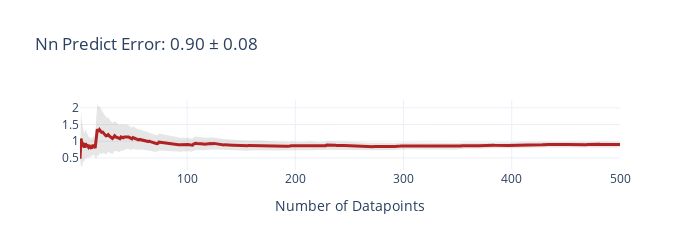
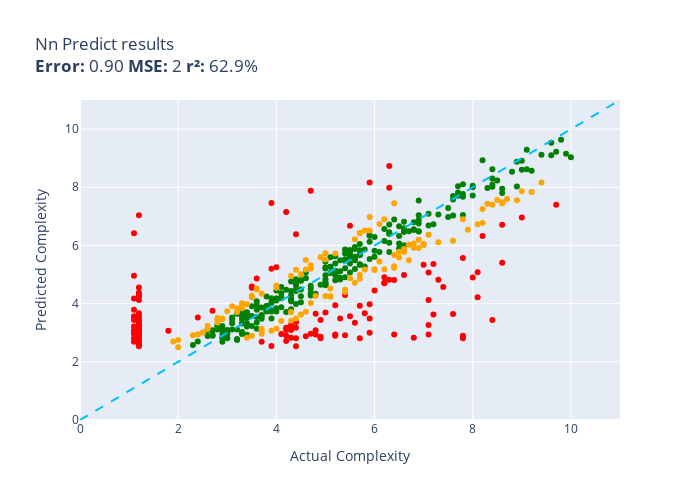

The code cell stored with these charts, in order, in its notebook:
### Code cell
def nn_predict(item):
  return nn_agent.predict(item)

evaluate(nn_predict, test)

### Figure 1 — Plotly figure (JSON) as saved in the notebook; plotly's stock layout.template omitted (floating-point values rounded to 4 significant figures; data arrays with more than 128 entries replaced by an {"elided": "..."} marker saying what was removed)
{"data": [{"fill": "toself", "fillcolor": "rgba(128,128,128,0.2)", "hoverinfo": "skip", "line": {"color": "rgba(255,255,255,0)"}, "name": "95% CI", "showlegend": false, "type": "scatter", "x": {"elided": "1000 int values"}, "y": {"elided": "1000 float values"}}, {"customdata": {"elided": "500x1 float values"}, "hovertemplate": "n=%{x}<br>Avg Error=%{y:,.2f}<br>±95% CI=%{customdata[0]:,.2f}<extra></extra>", "line": {"color": "firebrick", "width": 3}, "mode": "lines", "name": "Cumulative Avg Error", "type": "scatter", "x": {"elided": "500 int values"}, "y": {"elided": "500 float values"}}], "layout": {"height": 250, "showlegend": false, "title": {"text": "Nn Predict Error: 0.90 ± 0.08"}, "width": 700, "xaxis": {"title": {"text": "Number of Datapoints"}}}}

### Figure 2 — Plotly figure (JSON) as saved in the notebook; plotly's stock layout.template omitted (floating-point values rounded to 4 significant figures; data arrays with more than 128 entries replaced by an {"elided": "..."} marker saying what was removed)
{"data": [{"customdata": {"elided": "249x1 str values"}, "hovertemplate": "%{customdata[0]}<extra></extra>", "legendgroup": "green", "marker": {"color": "green", "size": 6, "symbol": "circle"}, "mode": "markers", "name": "green", "orientation": "v", "showlegend": true, "type": "scatter", "x": {"elided": "249 float values"}, "xaxis": "x", "y": {"elided": "249 float values"}, "yaxis": "y"}, {"customdata": {"elided": "137x1 str values"}, "hovertemplate": "%{customdata[0]}<extra></extra>", "legendgroup": "red", "marker": {"color": "red", "size": 6, "symbol": "circle"}, "mode": "markers", "name": "red", "orientation": "v", "showlegend": true, "type": "scatter", "x": {"elided": "137 float values"}, "xaxis": "x", "y": {"elided": "137 float values"}, "yaxis": "y"}, {"customdata": [["(function (propagate) {\n            // P...<br>Guess=6.1 Actual=7.0"], ["const functionEntry = (name) => {\n      ...<br>Guess=3.5 Actual=4.4"], ["(function(obj) {\n        var pruned = {}...<br>Guess=2.9 Actual=2.4"], ["(function (out) {\n            var cfg = ...<br>Guess=6.2 Actual=7.6"], ["const bintooctoutput = (bin) => {\n  var ...<br>Guess=6.9 Actual=6.2"], ["function addSubscription (client, topic,...<br>Guess=5.5 Actual=5.0"], ["const moveSelection = (forward, reset) =...<br>Guess=7.5 Actual=8.6"], ["const compareComponents = (a, b) => {\n  ...<br>Guess=3.4 Actual=2.8"], ["const _Markdown_formatOptions = (options...<br>Guess=3.0 Actual=3.7"], ["function installRequirementsIfNeeded(\n  ...<br>Guess=7.5 Actual=8.6"], ["(function (out, statement) {\n           ...<br>Guess=6.4 Actual=7.1"], ["(function (listener,evtObj)\n\t\t{\n\t\t\tif (!...<br>Guess=4.5 Actual=5.1"], ["const translateTemplates = (templates) =...<br>Guess=5.6 Actual=4.9"], ["const getConfigElement = (name) => {\n   ...<br>Guess=2.8 Actual=2.0"], ["(function (propertyName) {\n    if (this....<br>Guess=3.5 Actual=2.9"], ["const checkForSpaces = (node) => {\n     ...<br>Guess=4.4 Actual=5.4"], ["(function(path_config) {\n\n\t\tvar view,\n\t\t...<br>Guess=5.7 Actual=6.4"], ["const resolveEntityName = (name, meaning...<br>Guess=5.9 Actual=6.9"], ["(function (cb, res, errorId) {\n         ...<br>Guess=5.3 Actual=6.4"], ["(function(removeTarget) {\n        var me...<br>Guess=3.4 Actual=2.8"], ["(function(options, success, response) {\n...<br>Guess=5.8 Actual=6.6"], ["(function(e) {\n    this.touch.cur = 'dra...<br>Guess=4.0 Actual=4.7"], ["(function(options, extremes) {\n         ...<br>Guess=5.2 Actual=6.0"], ["(function(options) {\n  var r = null;\n  i...<br>Guess=4.3 Actual=5.0"], ["(function (key, val, cfg) {\n            ...<br>Guess=5.2 Actual=6.0"], ["(function () {\n        var self = this;\n...<br>Guess=5.2 Actual=4.6"], ["const Question = (name, message, options...<br>Guess=5.0 Actual=4.3"], ["const isValid = (type, value) => {\n     ...<br>Guess=7.6 Actual=8.5"], ["const roundSHA1 = (block, H) => {\n\t\tvar ...<br>Guess=6.0 Actual=7.0"], ["(function(e) {\n          el.off('mousemo...<br>Guess=3.7 Actual=4.3"], ["const _gpfDispatchEvent = (event, params...<br>Guess=4.6 Actual=4.0"], ["const loadModule = (modulePath, moduleSt...<br>Guess=6.2 Actual=6.9"], ["(function() {\n\t\tvar ti, p, source;\n\n\t\tif...<br>Guess=5.7 Actual=5.0"], ["const min = (array) => {\n  var length = ...<br>Guess=3.7 Actual=3.2"], ["(function (elems, context) {\n           ...<br>Guess=3.1 Actual=3.9"], ["(function () {\n    var gesture;\n    var ...<br>Guess=5.2 Actual=6.2"], ["const SfTimestamp = (epochSeconds, nanoS...<br>Guess=4.3 Actual=4.8"], ["(function (e, target) {\n      var pointe...<br>Guess=4.0 Actual=3.3"], ["const getBaseParams = (params, base) => ...<br>Guess=3.1 Actual=3.7"], ["const BaseLayer = (document, group, raw)...<br>Guess=7.4 Actual=8.3"], ["const processIssueHtml = (element) => {\n...<br>Guess=4.0 Actual=3.4"], ["const RGBA_TO_HSLA = () => {\r\n        va...<br>Guess=5.6 Actual=6.5"], ["(function() {\n        if (this.resizeFra...<br>Guess=5.7 Actual=5.2"], ["(function( elementPath )\r\n\t\t{\r\n\t\t\tswitch...<br>Guess=5.0 Actual=5.7"], ["const arraySample = (arr, num, remove) =...<br>Guess=5.3 Actual=4.7"], ["const reportManualError = (err, request,...<br>Guess=5.5 Actual=4.6"], ["const calculateDiff = () => {\n    // we ...<br>Guess=6.1 Actual=6.8"], ["const Air = (el, context) => {\n    if(!(...<br>Guess=5.4 Actual=6.1"], ["(function () {\n\t\tif (!this.options.stack...<br>Guess=7.8 Actual=9.2"], ["(function(transaction, event) {\n        ...<br>Guess=3.7 Actual=4.3"], ["const abortHandshake = (websocket, strea...<br>Guess=3.5 Actual=2.8"], ["const throttleMiddleware = (request, res...<br>Guess=3.5 Actual=2.9"], ["const Inputter = (options, components) =...<br>Guess=7.0 Actual=5.9"], ["const injectElementWithStyles = ( rule, ...<br>Guess=6.4 Actual=5.7"], ["(function(templateName, data) {\n\t\tvar va...<br>Guess=6.9 Actual=7.8"], ["(function(silent) {\n        var min     ...<br>Guess=5.2 Actual=5.8"], ["const onData = (data) => {\n\n\t\tdata = dat...<br>Guess=6.7 Actual=6.1"], ["(function() {\n    this._super.apply(this...<br>Guess=2.5 Actual=2.0"], ["(function(pos, val) {\n\n            var o...<br>Guess=5.2 Actual=6.4"], ["const reportCoverage = (cov) => {\n    //...<br>Guess=6.4 Actual=5.7"], ["(function( buffer, offset ) {\n\n    offse...<br>Guess=6.2 Actual=5.6"], ["const xbDebugApplyFunction = (funcname, ...<br>Guess=4.5 Actual=4.0"], ["(function(number, pad) {\n      var endia...<br>Guess=5.2 Actual=4.7"], ["(function(e, oSelf) {\n    // This blurs ...<br>Guess=7.9 Actual=9.0"], ["(function (o, oExtension, sTypeClass) {\n...<br>Guess=7.6 Actual=8.9"], ["const resolvePath = (filepath) => {\n  fi...<br>Guess=6.5 Actual=5.9"], ["(function (items) {\n                var\n...<br>Guess=3.2 Actual=2.6"], ["(function (start, input, end, source) {\n...<br>Guess=6.5 Actual=7.9"], ["const logArr = (arr) => {\n\n  if(argument...<br>Guess=4.3 Actual=3.5"], ["(function() {\n\t\t\n\t\tif (typeof this.__opt...<br>Guess=5.9 Actual=6.6"], ["(function(data) {\n\n      var budget = op...<br>Guess=5.8 Actual=6.5"], ["(function (adUnitSettings) {\n        var...<br>Guess=4.3 Actual=3.7"], ["(function (size, style, variant, weight,...<br>Guess=3.6 Actual=4.5"], ["const formatNunjucksError = (err, input)...<br>Guess=4.2 Actual=3.5"], ["(function (obj) {\n            var attr,\n...<br>Guess=7.6 Actual=8.7"], ["const readCallback = (err, event) => {\n ...<br>Guess=5.0 Actual=4.5"], ["(function(walk) {\n        if (this.emitT...<br>Guess=4.5 Actual=3.6"], ["const checkDestructured = (node) => {\n  ...<br>Guess=4.2 Actual=5.1"], ["const SocketServices = ( options ) => {\n...<br>Guess=3.4 Actual=4.3"], ["const validateArraySpacing = (node) => {...<br>Guess=6.8 Actual=8.2"], ["(function() {\n\n    var retVal = '',\n\n   ...<br>Guess=6.0 Actual=6.7"], ["const sbc = (cpu, n) => {\n    const cy =...<br>Guess=3.8 Actual=3.3"], ["const advance = (id, t) => {\n        swi...<br>Guess=7.5 Actual=6.4"], ["const parser = (file, callback) => {\n  /...<br>Guess=7.3 Actual=8.2"], ["const regions = (token) => {\n  var r1, r...<br>Guess=5.9 Actual=6.8"], ["(function() {\n      \n      var getDefaul...<br>Guess=4.5 Actual=3.6"], ["const DomainNameRule = (data) => {\n     ...<br>Guess=4.3 Actual=5.1"], ["const internal_parse_scope = (center, di...<br>Guess=3.1 Actual=3.7"], ["const htmlStringify = (obj, fromRecur) =...<br>Guess=7.5 Actual=8.6"], ["(function (level, message, tag, data) {\n...<br>Guess=6.7 Actual=8.1"], ["const env = (environment) => {\n  environ...<br>Guess=5.5 Actual=6.7"], ["const getFieldInformations = (fieldName,...<br>Guess=2.9 Actual=2.3"], ["(function(feature, pixel) {\n            ...<br>Guess=2.7 Actual=1.9"], ["const dumpError = (e) => {\n    if (typeo...<br>Guess=3.7 Actual=4.6"], ["const _compressOther = (json, aKeys) => ...<br>Guess=3.9 Actual=3.1"], ["const GPT = ( options ) => {\n\n  if( !(th...<br>Guess=4.7 Actual=5.6"], ["const parseEvent = (cursor, runningStatu...<br>Guess=4.9 Actual=5.5"], ["(function ( name, value, offset, domain,...<br>Guess=7.4 Actual=8.4"], ["function createPlaneVertices(\n    width,...<br>Guess=6.1 Actual=7.3"], ["function preprocessCartForServer( {\n\tcou...<br>Guess=3.1 Actual=2.6"], ["(function() {\n\n      var matches = this....<br>Guess=8.2 Actual=9.4"], ["const scriptLoader = (url, callback) => ...<br>Guess=3.7 Actual=3.0"], ["const findLowIndexInSortedArray = (ary, ...<br>Guess=5.2 Actual=4.4"], ["const prune = (str, max, nice, suf) => {...<br>Guess=3.1 Actual=4.0"], ["const countIf = () => {\n\t\tvar self = thi...<br>Guess=4.5 Actual=5.4"], ["(function (url, callback, options) {\n   ...<br>Guess=2.9 Actual=3.5"], ["const swagger20TypeFor = (type) => {\n   ...<br>Guess=4.9 Actual=5.7"], ["const _pbkdf2Passphrase = async (passphr...<br>Guess=3.4 Actual=4.1"], ["const validateUrl = (url) => {\n  if (!ur...<br>Guess=3.0 Actual=2.5"], ["const splitLongWord = (word, widths_arra...<br>Guess=5.2 Actual=4.7"], ["const replaceLinkWithEmbedded = (node, i...<br>Guess=3.9 Actual=3.3"], ["(function(apiClient) {\n    this.apiClien...<br>Guess=2.8 Actual=3.4"], ["const getViewRoot = (source) => {\n\tconst...<br>Guess=6.5 Actual=5.8"], ["const deepFreeze = (obj) => {\n    // if ...<br>Guess=3.8 Actual=3.2"]], "hovertemplate": "%{customdata[0]}<extra></extra>", "legendgroup": "orange", "marker": {"color": "orange", "size": 6, "symbol": "circle"}, "mode": "markers", "name": "orange", "orientation": "v", "showlegend": true, "type": "scatter", "x": [7.0, 4.4, 2.4, 7.6, 6.2, 5.0, 8.6, 2.8, 3.7, 8.6, 7.1, 5.1, 4.9, 2.0, 2.9, 5.4, 6.4, 6.9, 6.4, 2.8, 6.6, 4.7, 6.0, 5.0, 6.0, 4.6, 4.3, 8.5, 7.0, 4.3, 4.0, 6.9, 5.0, 3.2, 3.9, 6.2, 4.8, 3.3, 3.7, 8.3, 3.4, 6.5, 5.2, 5.7, 4.7, 4.6, 6.8, 6.1, 9.2, 4.3, 2.8, 2.9, 5.9, 5.7, 7.8, 5.8, 6.1, 2.0, 6.4, 5.7, 5.6, 4.0, 4.7, 9.0, 8.9, 5.9, 2.6, 7.9, 3.5, 6.6, 6.5, 3.7, 4.5, 3.5, 8.7, 4.5, 3.6, 5.1, 4.3, 8.2, 6.7, 3.3, 6.4, 8.2, 6.8, 3.6, 5.1, 3.7, 8.6, 8.1, 6.7, 2.3, 1.9, 4.6, 3.1, 5.6, 5.5, 8.4, 7.3, 2.6, 9.4, 3.0, 4.4, 4.0, 5.4, 3.5, 5.7, 4.1, 2.5, 4.7, 3.3, 3.4, 5.8, 3.2], "xaxis": "x", "y": [6.055, 3.486, 2.938, 6.164, 6.901, 5.515, 7.453, 3.443, 2.961, 7.455, 6.366, 4.518, 5.597, 2.754, 3.475, 4.397, 5.673, 5.914, 5.285, 3.354, 5.772, 4.021, 5.16, 4.266, 5.179, 5.169, 4.95, 7.566, 6.004, 3.707, 4.626, 6.199, 5.73, 3.714, 3.07, 5.18, 4.26, 4.011, 3.072, 7.436, 3.981, 5.584, 5.725, 4.991, 5.317, 5.504, 6.068, 5.447, 7.834, 3.713, 3.506, 3.49, 6.982, 6.429, 6.901, 5.176, 6.74, 2.501, 5.233, 6.425, 6.213, 4.542, 5.205, 7.865, 7.553, 6.518, 3.231, 6.543, 4.273, 5.877, 5.785, 4.343, 3.628, 4.22, 7.597, 5.008, 4.488, 4.24, 3.408, 6.776, 6.024, 3.842, 7.451, 7.256, 5.924, 4.521, 4.256, 3.132, 7.481, 6.726, 5.487, 2.917, 2.697, 3.717, 3.906, 4.719, 4.869, 7.399, 6.109, 3.129, 8.167, 3.736, 5.164, 3.136, 4.48, 2.897, 4.856, 3.404, 3.007, 5.214, 3.917, 2.827, 6.511, 3.846], "yaxis": "y"}, {"hoverinfo": "skip", "line": {"color": "deepskyblue", "dash": "dash", "width": 2}, "mode": "lines", "name": "y = x", "showlegend": false, "type": "scatter", "x": [0, 11], "y": [0, 11]}], "layout": {"height": 500, "legend": {"title": {"text": "color"}, "tracegroupgap": 0}, "showlegend": false, "title": {"text": "Nn Predict results<br><b>Error:</b> 0.90 <b>MSE:</b> 2 <b>r²:</b> 62.9%"}, "width": 700, "xaxis": {"anchor": "y", "domain": [0, 1], "range": [0, 11], "title": {"text": "Actual Complexity"}}, "yaxis": {"anchor": "x", "domain": [0, 1], "range": [0, 11], "title": {"text": "Predicted Complexity"}}}}
